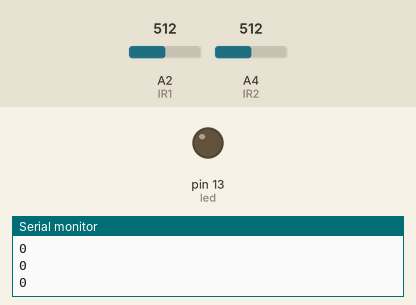
This sketch was run on a simulated Arduino Uno, built with avr-gcc and run on an emulated ATmega328P. Parts: output pins drawn as LEDs (lit = HIGH), the last lines printed to the serial monitor. The test bench sets the inputs (shaded band); at power-on: A4 (IR2) = 512, A2 (IR1) = 512.

Above: at 1.2 s.
1.3 s: A4 (IR2) set to 489
At 1.7 s:
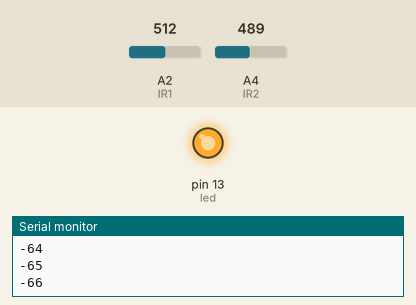
Timing chart, 0 to 4.3 s (numbered marks = the images above; inputs shaded):
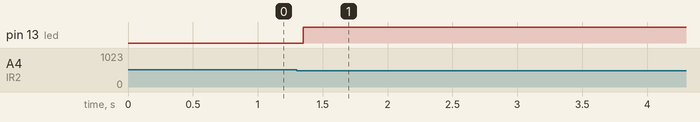

The sketch:

IR_Sensor_Obstacel_Detection.ino
```cpp
int IR1 = 2;
int IR2 = 4 ;
int led=13;
int counter=0;

void setup() {
  // put your setup code here, to run once:
   Serial.begin(9600);
   pinMode(led,OUTPUT);
}

void loop() {
  // put your main code here, to run repeatedly:
  int val1 = analogRead(IR1);
  int val2=  analogRead(IR2);
  if(val1<500)
  {
    digitalWrite(led,HIGH);
    counter+=1;
  }
  else
  {
    digitalWrite(led,LOW);
  }
  if(val2<500)
  {
    digitalWrite(led,HIGH);
    counter-=1;
  }
  else
  {
    digitalWrite(led,LOW);
  }

  Serial.println(counter);

}

// Here IR sensor is send the wave(in unit of frequency) so when the value was in range '2000' that means that entire light is going whereas when there is obstacel at that time receiver is receiving some light emmited by IR senosor so the value ranges range of '0'
// LED will blink when there is an obstacel in between
```

Measured:
- the behaviour switches between 500 and 499 on A4 (IR2) (found by bisection; images 0 and 1)
- after the input at 1.3 s, pin 13 (led): LOW → HIGH after 0.05 s
